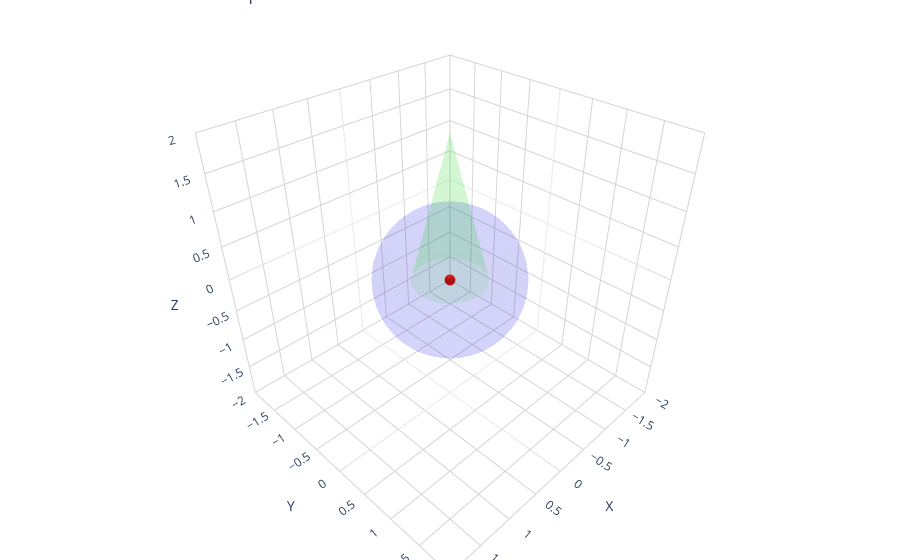

Source (notebook cell):
### Code cell
import numpy as np
import plotly.graph_objs as go
import plotly.io as pio
from ipywidgets import interact, FloatSlider, Button, HBox, VBox, Output
import tempfile, os, webbrowser

pio.renderers.default = "jupyterlab"

def create_sphere(center, radius, color='rgba(0,0,255,0.3)'):
    u, v = np.mgrid[0:2*np.pi:40j, 0:np.pi:20j]
    x = center[0] + radius * np.cos(u) * np.sin(v)
    y = center[1] + radius * np.sin(u) * np.sin(v)
    z = center[2] + radius * np.cos(v)
    return go.Surface(
        x=x, y=y, z=z,
        opacity=0.3,
        colorscale=[[0, color], [1, color]],
        showscale=False,
        name='Sphere'
    )

def create_cone(base_center, height, radius, color='rgba(0,255,0,0.3)'):
    # Support negative height (cone points down)
    n_theta = 40
    n_z = 20
    theta = np.linspace(0, 2 * np.pi, n_theta)
    z = np.linspace(0, height, n_z)
    theta, z = np.meshgrid(theta, z)
    # The cone always starts at base_center and extends along z by height
    if height == 0:
        height = 1e-6  # avoid division by zero
    x = base_center[0] + (radius * (1 - z / height)) * np.cos(theta)
    y = base_center[1] + (radius * (1 - z / height)) * np.sin(theta)
    z = base_center[2] + z
    return go.Surface(
        x=x, y=y, z=z,
        opacity=0.3,
        colorscale=[[0, color], [1, color]],
        showscale=False,
        name='Cone'
    )

def create_center_sphere(center, radius=0.05, color='red'):
    u, v = np.mgrid[0:2*np.pi:20j, 0:np.pi:10j]
    x = center[0] + radius * np.cos(u) * np.sin(v)
    y = center[1] + radius * np.sin(u) * np.sin(v)
    z = center[2] + radius * np.cos(v)
    return go.Surface(
        x=x, y=y, z=z,
        opacity=1.0,
        colorscale=[[0, color], [1, color]],
        showscale=False,
        name='Center'
    )

def plot_figure(
    sphere_x=0, sphere_y=0, sphere_z=0, sphere_r=1.0,
    cone_x=0, cone_y=0, cone_z=0, cone_h=2.0, cone_r=0.5
):
    fig = go.Figure()
    fig.add_trace(create_sphere([sphere_x, sphere_y, sphere_z], sphere_r))
    fig.add_trace(create_cone([cone_x, cone_y, cone_z], cone_h, cone_r))
    fig.add_trace(create_center_sphere([sphere_x, sphere_y, sphere_z], radius=0.07))
    fig.update_layout(
        scene=dict(
            xaxis=dict(nticks=10, range=[-2, 2], backgroundcolor="white", gridcolor="lightgray", showbackground=True, title='X'),
            yaxis=dict(nticks=10, range=[-2, 2], backgroundcolor="white", gridcolor="lightgray", showbackground=True, title='Y'),
            zaxis=dict(nticks=10, range=[-2, 2], backgroundcolor="white", gridcolor="lightgray", showbackground=True, title='Z'),
            aspectmode='cube'
        ),
        margin=dict(l=0, r=0, b=0, t=0),
        title="Interactive 3D Cone and Sphere"
    )
    return fig

# Output widget for plot
out = Output()

# Store current parameters for export
params = {
    'sphere_x': 0, 'sphere_y': 0, 'sphere_z': 0, 'sphere_r': 1.0,
    'cone_x': 0, 'cone_y': 0, 'cone_z': 0, 'cone_h': 2.0, 'cone_r': 0.5
}

def update_plot(
    sphere_x, sphere_y, sphere_z, sphere_r,
    cone_x, cone_y, cone_z, cone_h, cone_r
):
    params.update(locals())
    fig = plot_figure(**params)
    with out:
        out.clear_output(wait=True)
        fig.show()

def open_in_new_tab(b):
    fig = plot_figure(**params)
    tmp = tempfile.NamedTemporaryFile(suffix='.html', delete=False)
    pio.write_html(fig, file=tmp.name, auto_open=False)
    webbrowser.open_new_tab('file://' + os.path.realpath(tmp.name))

button = Button(description="Open in New Tab")
button.on_click(open_in_new_tab)

# Sliders
sliders = {
    'sphere_x': FloatSlider(min=-1.5, max=1.5, step=0.05, value=0, description='Sphere X'),
    'sphere_y': FloatSlider(min=-1.5, max=1.5, step=0.05, value=0, description='Sphere Y'),
    'sphere_z': FloatSlider(min=-1.5, max=1.5, step=0.05, value=0, description='Sphere Z'),
    'sphere_r': FloatSlider(min=0.1, max=1.5, step=0.05, value=1.0, description='Sphere R'),
    'cone_x': FloatSlider(min=-1.5, max=1.5, step=0.05, value=0, description='Cone X'),
    'cone_y': FloatSlider(min=-1.5, max=1.5, step=0.05, value=0, description='Cone Y'),
    'cone_z': FloatSlider(min=-1.5, max=1.5, step=0.05, value=0, description='Cone Z'),
    'cone_h': FloatSlider(min=-2.0, max=2.0, step=0.05, value=2.0, description='Cone H'),
    'cone_r': FloatSlider(min=0.05, max=1.5, step=0.05, value=0.5, description='Cone R'),
}

ui = VBox([HBox(list(sliders.values())), button, out])

# Use interactive to link sliders to update_plot
from ipywidgets import interactive
interactive_plot = interactive(
    update_plot,
    **sliders
)
display(ui)
interactive_plot.update()

### Figure 1 — Plotly figure (JSON) as saved in the notebook; plotly's stock layout.template omitted (floating-point values rounded to 4 significant figures; data arrays with more than 128 entries replaced by an {"elided": "..."} marker saying what was removed)
{"data": [{"colorscale": [[0, "rgba(0,0,255,0.3)"], [1, "rgba(0,0,255,0.3)"]], "name": "Sphere", "opacity": 0.3, "showscale": false, "type": "surface", "x": {"elided": "40x20 float values"}, "y": {"elided": "40x20 float values"}, "z": {"elided": "40x20 float values"}}, {"colorscale": [[0, "rgba(0,255,0,0.3)"], [1, "rgba(0,255,0,0.3)"]], "name": "Cone", "opacity": 0.3, "showscale": false, "type": "surface", "x": {"elided": "20x40 float values"}, "y": {"elided": "20x40 float values"}, "z": {"elided": "20x40 float values"}}, {"colorscale": [[0, "red"], [1, "red"]], "name": "Center", "opacity": 1, "showscale": false, "type": "surface", "x": {"elided": "20x10 float values"}, "y": {"elided": "20x10 float values"}, "z": {"elided": "20x10 float values"}}], "layout": {"margin": {"b": 0, "l": 0, "r": 0, "t": 0}, "scene": {"aspectmode": "cube", "xaxis": {"backgroundcolor": "white", "gridcolor": "lightgray", "nticks": 10, "range": [-2, 2], "showbackground": true, "title": {"text": "X"}}, "yaxis": {"backgroundcolor": "white", "gridcolor": "lightgray", "nticks": 10, "range": [-2, 2], "showbackground": true, "title": {"text": "Y"}}, "zaxis": {"backgroundcolor": "white", "gridcolor": "lightgray", "nticks": 10, "range": [-2, 2], "showbackground": true, "title": {"text": "Z"}}}, "title": {"text": "Interactive 3D Cone and Sphere"}}}
